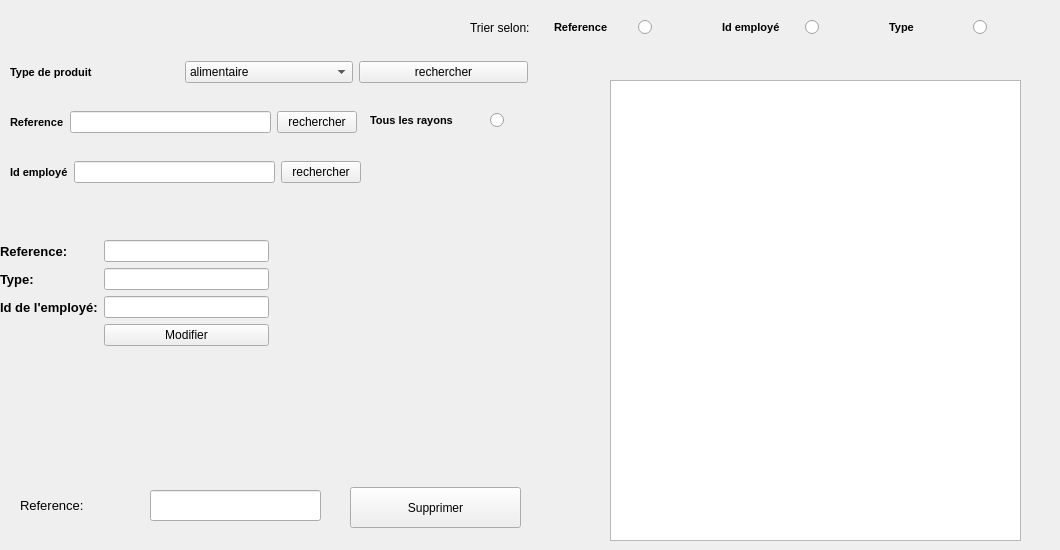
      <widget class="QWidget" name="tab_6">
       <attribute name="title">
        <string>gérer rayon</string>
       </attribute>
       <widget class="QTableView" name="taberayon">
        <property name="geometry">
         <rect>
          <x>610</x>
          <y>80</y>
          <width>411</width>
          <height>461</height>
         </rect>
        </property>
       </widget>
       <widget class="QPushButton" name="supprimer_rayon">
        <property name="geometry">
         <rect>
          <x>350</x>
          <y>487</y>
          <width>171</width>
          <height>41</height>
         </rect>
        </property>
        <property name="text">
         <string>Supprimer</string>
        </property>
       </widget>
       <widget class="QLabel" name="label_46">
        <property name="geometry">
         <rect>
          <x>370</x>
          <y>100</y>
          <width>101</width>
          <height>41</height>
         </rect>
        </property>
        <property name="font">
         <font>
          <pointsize>8</pointsize>
          <weight>75</weight>
          <bold>true</bold>
          <underline>false</underline>
         </font>
        </property>
        <property name="styleSheet">
         <string notr="true">#label_5{
color: rgb(255, 255, 255);
}</string>
        </property>
        <property name="text">
         <string>Tous les rayons</string>
        </property>
       </widget>
       <widget class="QRadioButton" name="radioButton_23">
        <property name="geometry">
         <rect>
          <x>490</x>
          <y>110</y>
          <width>21</width>
          <height>20</height>
         </rect>
        </property>
        <property name="text">
         <string/>
        </property>
       </widget>
       <widget class="QLineEdit" name="lineEdit_15">
        <property name="geometry">
         <rect>
          <x>150</x>
          <y>490</y>
          <width>171</width>
          <height>31</height>
         </rect>
        </property>
        <property name="font">
         <font>
          <pointsize>10</pointsize>
          <underline>false</underline>
         </font>
        </property>
        <property name="text">
         <string/>
        </property>
       </widget>
       <widget class="QLabel" name="label_50">
        <property name="geometry">
         <rect>
          <x>20</x>
          <y>490</y>
          <width>131</width>
          <height>31</height>
         </rect>
        </property>
        <property name="font">
         <font>
          <pointsize>10</pointsize>
          <underline>false</underline>
         </font>
        </property>
        <property name="text">
         <string>Reference:</string>
        </property>
       </widget>
       <widget class="QWidget" name="layoutWidget">
        <property name="geometry">
         <rect>
          <x>10</x>
          <y>150</y>
          <width>351</width>
          <height>44</height>
         </rect>
        </property>
        <layout class="QHBoxLayout" name="horizontalLayout_4">
         <item>
          <widget class="QLabel" name="label_53">
           <property name="font">
            <font>
             <pointsize>8</pointsize>
             <weight>75</weight>
             <bold>true</bold>
             <underline>false</underline>
            </font>
           </property>
           <property name="styleSheet">
            <string notr="true">#label_4{
color: rgb(255, 255, 255);
}</string>
           </property>
           <property name="text">
            <string>Id employé</string>
           </property>
          </widget>
         </item>
         <item>
          <widget class="QLineEdit" name="lineEdit_12"/>
         </item>
         <item>
          <widget class="QPushButton" name="pushButton_24">
           <property name="text">
            <string>rechercher</string>
           </property>
          </widget>
         </item>
        </layout>
       </widget>
       <widget class="QWidget" name="layoutWidget_2">
        <property name="geometry">
         <rect>
          <x>10</x>
          <y>100</y>
          <width>347</width>
          <height>44</height>
         </rect>
        </property>
        <layout class="QHBoxLayout" name="horizontalLayout_3">
         <item>
          <widget class="QLabel" name="label_55">
           <property name="font">
            <font>
             <pointsize>8</pointsize>
             <weight>75</weight>
             <bold>true</bold>
             <underline>false</underline>
            </font>
           </property>
           <property name="styleSheet">
            <string notr="true">#label_3{
color: rgb(255, 255, 255);
}</string>
           </property>
           <property name="text">
            <string>Reference</string>
           </property>
          </widget>
         </item>
         <item>
          <widget class="QLineEdit" name="lineEdit_7"/>
         </item>
         <item>
          <widget class="QPushButton" name="pushButton_23">
           <property name="text">
            <string>rechercher</string>
           </property>
          </widget>
         </item>
        </layout>
       </widget>
       <widget class="QWidget" name="layoutWidget_3">
        <property name="geometry">
         <rect>
          <x>10</x>
          <y>50</y>
          <width>518</width>
          <height>44</height>
         </rect>
        </property>
        <layout class="QHBoxLayout" name="horizontalLayout">
         <item>
          <widget class="QLabel" name="label_13">
           <property name="font">
            <font>
             <pointsize>8</pointsize>
             <weight>75</weight>
             <bold>true</bold>
             <underline>false</underline>
            </font>
           </property>
           <property name="styleSheet">
            <string notr="true">#label{
color: rgb(255, 255, 255);
}</string>
           </property>
           <property name="text">
            <string>Type de produit</string>
           </property>
          </widget>
         </item>
         <item>
          <widget class="QComboBox" name="comboBox_2">
           <item>
            <property name="text">
             <string>alimentaire</string>
            </property>
           </item>
           <item>
            <property name="text">
             <string>cosmetique</string>
            </property>
           </item>
           <item>
            <property name="text">
             <string>entretien</string>
            </property>
           </item>
           <item>
            <property name="text">
             <string>vestimentaire</string>
            </property>
           </item>
           <item>
            <property name="text">
             <string>electromenager</string>
            </property>
           </item>
           <item>
            <property name="text">
             <string>bureautique</string>
            </property>
           </item>
          </widget>
         </item>
         <item>
          <widget class="QPushButton" name="pushButton_8">
           <property name="text">
            <string>rechercher</string>
           </property>
          </widget>
         </item>
        </layout>
       </widget>
       <widget class="QWidget" name="layoutWidget_4">
        <property name="geometry">
         <rect>
          <x>470</x>
          <y>10</y>
          <width>581</width>
          <height>35</height>
         </rect>
        </property>
        <layout class="QHBoxLayout" name="horizontalLayout_5">
         <item>
          <widget class="QLabel" name="label_14">
           <property name="text">
            <string>Trier selon:</string>
           </property>
          </widget>
         </item>
         <item>
          <widget class="QLabel" name="label_10">
           <property name="font">
            <font>
             <pointsize>8</pointsize>
             <weight>75</weight>
             <bold>true</bold>
             <underline>false</underline>
            </font>
           </property>
           <property name="styleSheet">
            <string notr="true">#label_8{
color: rgb(255, 255, 255);
}</string>
           </property>
           <property name="text">
            <string>Reference</string>
           </property>
          </widget>
         </item>
         <item>
          <widget class="QRadioButton" name="radioButton_11">
           <property name="text">
            <string/>
           </property>
          </widget>
         </item>
         <item>
          <widget class="QLabel" name="label_11">
           <property name="font">
            <font>
             <pointsize>8</pointsize>
             <weight>75</weight>
             <bold>true</bold>
             <underline>false</underline>
            </font>
           </property>
           <property name="styleSheet">
            <string notr="true">#label_7{
color: rgb(255, 255, 255);
}</string>
           </property>
           <property name="text">
            <string>Id employé</string>
           </property>
          </widget>
         </item>
         <item>
          <widget class="QRadioButton" name="radioButton_10">
           <property name="text">
            <string/>
           </property>
          </widget>
         </item>
         <item>
          <widget class="QLabel" name="label_12">
           <property name="font">
            <font>
             <pointsize>8</pointsize>
             <weight>75</weight>
             <bold>true</bold>
             <underline>false</underline>
            </font>
           </property>
           <property name="styleSheet">
            <string notr="true">#label_9{
color: rgb(255, 255, 255);
}</string>
           </property>
           <property name="text">
            <string>Type</string>
           </property>
          </widget>
         </item>
         <item>
          <widget class="QRadioButton" name="radioButton_9">
           <property name="text">
            <string/>
           </property>
          </widget>
         </item>
        </layout>
       </widget>
       <widget class="QWidget" name="layoutWidget_5">
        <property name="geometry">
         <rect>
          <x>0</x>
          <y>240</y>
          <width>269</width>
          <height>182</height>
         </rect>
        </property>
        <layout class="QFormLayout" name="formLayout">
         <item row="0" column="0">
          <widget class="QLabel" name="label_49">
           <property name="font">
            <font>
             <pointsize>10</pointsize>
             <weight>75</weight>
             <bold>true</bold>
            </font>
           </property>
           <property name="text">
            <string>Reference:</string>
           </property>
          </widget>
         </item>
         <item row="0" column="1">
          <widget class="QLineEdit" name="lineEdit_11">
           <property name="text">
            <string/>
           </property>
          </widget>
         </item>
         <item row="1" column="0">
          <widget class="QLabel" name="label_47">
           <property name="font">
            <font>
             <pointsize>10</pointsize>
             <weight>75</weight>
             <bold>true</bold>
            </font>
           </property>
           <property name="text">
            <string>Type:</string>
           </property>
          </widget>
         </item>
         <item row="1" column="1">
          <widget class="QLineEdit" name="lineEdit_13">
           <property name="text">
            <string/>
           </property>
          </widget>
         </item>
         <item row="2" column="0">
          <widget class="QLabel" name="label_48">
           <property name="font">
            <font>
             <pointsize>10</pointsize>
             <weight>75</weight>
             <bold>true</bold>
            </font>
           </property>
           <property name="text">
            <string>Id de l'employé:</string>
           </property>
          </widget>
         </item>
         <item row="2" column="1">
          <widget class="QLineEdit" name="lineEdit_14">
           <property name="text">
            <string/>
           </property>
          </widget>
         </item>
         <item row="3" column="1">
          <widget class="QPushButton" name="modifier_rayon">
           <property name="text">
            <string>Modifier</string>
           </property>
          </widget>
         </item>
        </layout>
       </widget>
      </widget>
